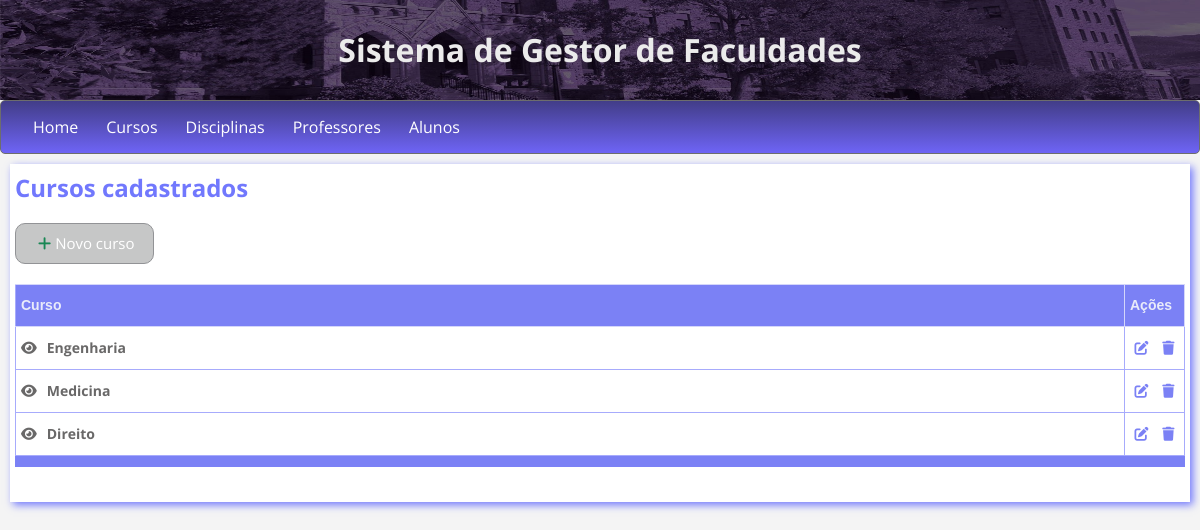
Page /cursos on the committed database.
### cursos/models.py (models this page shows)
class Curso(models.Model):
    nome = models.CharField(max_length=50)
    def __str__(self):
        return self.nome

### cursos/views.py (the view)
# urls.py: path('cursos',views.curso, name='cursos'),
def curso(request, **kwargs):
    curso_obj = ''
    cursos = Curso.objects.all()
    form = CursoForm()
    form_com_erros = False
    if kwargs.get('form'):
        form_com_erros = True
        form = kwargs['form']
    form_populado = False
    if kwargs.get('populated_form'):
        form_populado = True
        form = kwargs['populated_form']
        curso_obj = get_object_or_404(Curso, pk=kwargs['curso_id'])
    contexto = {
        'chave_cursos': cursos,
        'chave_form' : form,
        'erro_form_curso' : form_com_erros,
        'form_curso_populado' : form_populado,
        'curso_obj' : curso_obj
    }
    return render(request, 'cadastro-curso.html', contexto)

### templates/cadastro-curso.html
{% extends 'base.html' %}
{% load static %}
{% block content %}
<h2 class="titulo-1">Cursos cadastrados</h2>
<button class="button1" type="button" name="myButton" data-bs-toggle="modal" data-bs-target="#modalCursos"><i class="fas fa-plus m-1 text-success"></i>Novo curso</button>
<table class="tg">
    <colgroup>
    <col>
    </colgroup>
    <thead>
      <tr>
        <th style="border-left: 1px solid #a7abfc;" class="tg-y6cf">Curso</th>
        <th style="width: 60px" class="tg-y6cf">Ações</th>
      </tr>
    </thead>
    <tbody>
        {% if not chave_cursos %}
        <tr>
          <td class="tg-0lax"></td>
          <td class="tg-0lax"></td>
        </tr>
        {% else %}
          {% for curso in chave_cursos %}
            <tr>
              <td class="tg-0lax texto-tabela clear"> <a href="{% url 'entrando_curso' curso.id %}"> <i class="fas fa-eye visualizar"></i>{{curso.nome}} </a> </td>
              <td class="tg-0lax lixeira">
                <a href="{% url 'chama_update_curso' curso.id %}"><i class="fas fa-edit edit"></i></a>
                <a href="{% url 'deletando_curso' curso.id %}" onclick="return confirm('Deseja realmente excluir o curso de {{curso}}? Todas as disciplinas e notas associadas a ele também serão excluídas')"><i class="fa fa-trash lixeira"></i></a>
              </td>
            </tr>
          {% endfor %}
        {% endif %}
    </tbody>
    <tfoot class="tb-foot">
        <tr>
          <th class="tg-y6cf"></td>
          <th class="tg-y6cf"></td>
        </tr>
    </tfoot>
</table>
{% endblock %}

### static_dir/site.css (style rules this page uses)
body { margin: 0px; min-width: 368px; background-color: rgba(221, 221, 221, 0.308); }
* { box-sizing: border-box; font-family: 'Open Sans',sans-serif ; }
.clear a { text-decoration: none; color: #696868; }
h2 { display: block; font-size: 1.5em; margin-block-start: 0.83em; margin-block-end: 0.83em; margin-inline-start: 0px; margin-inline-end: 0px; font-weight: bold; }

### static_dir/css/buttons.css (style rules this page uses)
.button1 { color: #ffffff; background-color: #c6c7c7; font-size: 15px; border: 1px solid #929396; border-radius: 10px; padding: 8px 18px; cursor: pointer; margin-bottom: 20px; }

### static_dir/css/corpo.css (style rules this page uses)
.titulo-1 { color: #7178fd; margin-top: 5px; }

### static_dir/css/tabelas.css (style rules this page uses)
.tg { border-collapse:collapse; border-spacing:0; table-layout: fixed; width: 100%; margin-bottom: 30px; }
.tg td { border-color:#a7abfc; border-style:solid; border-width:1px; font-family:Arial, sans-serif; font-size:14px; color: rgb(68, 68, 68); overflow:hidden; padding:10px 5px; word-break:normal; }
.tg th { border-color:#d4d6fa; border-style:solid; border-width:1px; font-family:Arial, sans-serif; font-size:14px; color: #e9ebfa; font-weight:bold; overflow:hidden; padding:10px 5px; word-break:normal; }
.tb-foot th { border-color:#7b81f5; border-style:solid; border-width:1px; font-family:Arial, sans-serif; font-size:14px; color: #ced0fd; font-weight:normal; overflow:hidden; padding:5px 2px; word-break:normal; }
.tg .tg-y6cf { background-color:#7b81f5; text-align:left; vertical-align:top }
.tg .tg-0lax { text-align:left; vertical-align:top }
.texto-tabela { color: #696868 !important; font-weight: bold; }
.visualizar { color: #696868; text-align: center !important; margin-right: 10px; }
.lixeira { color: #7b81f5; text-align: center !important; margin-left: 10px; }
.edit { color: #7b81f5; text-align: center !important; }

### rows in the picture
Curso: nome "Engenharia"
Curso: nome "Medicina"
Curso: nome "Direito"
